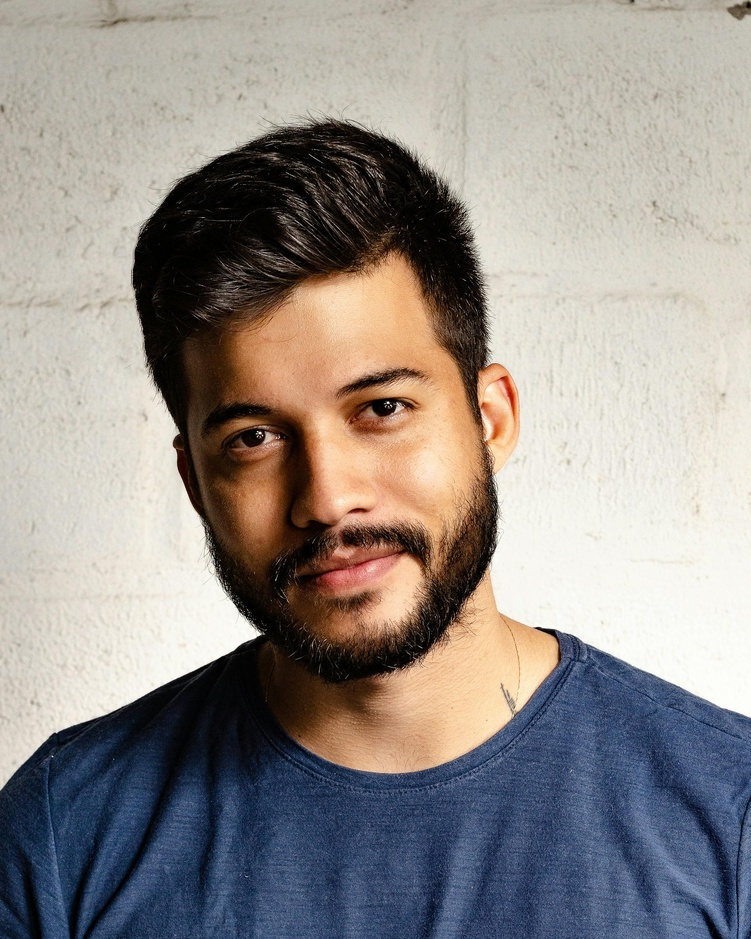
#> input picture Face recogination/person1.jpg, 751 x 939 px, shrunk from 2400 x 3000 before the run, found by its file name
$ jupyter execute face_recogination.ipynb
#> lines starting #> are read from the running program, lines starting #| are printed output that depends on the picture; after the words box and inside, x2 and y2 are one past the last pixel; in counts of white or black regions, pixels touching at a corner belong together
[cell 1]
import cv2
import numpy as np

face_cascade = cv2.CascadeClassifier(cv2.data.haarcascades + 'haarcascade_frontalface_default.xml')

def detect_faces(image_path, output_path="output.jpg"):
#> called with image_path = 'person1.jpg', output_path = 'output1.jpg'
    img = cv2.imread(image_path)
#> img is the input picture: shape (939, 751, 3); mean B, G, R 138.1, 142.4, 148.4
    if img is None:
        print(f"Error: Unable to load image {image_path}")
        return

    gray = cv2.cvtColor(img, cv2.COLOR_BGR2GRAY)
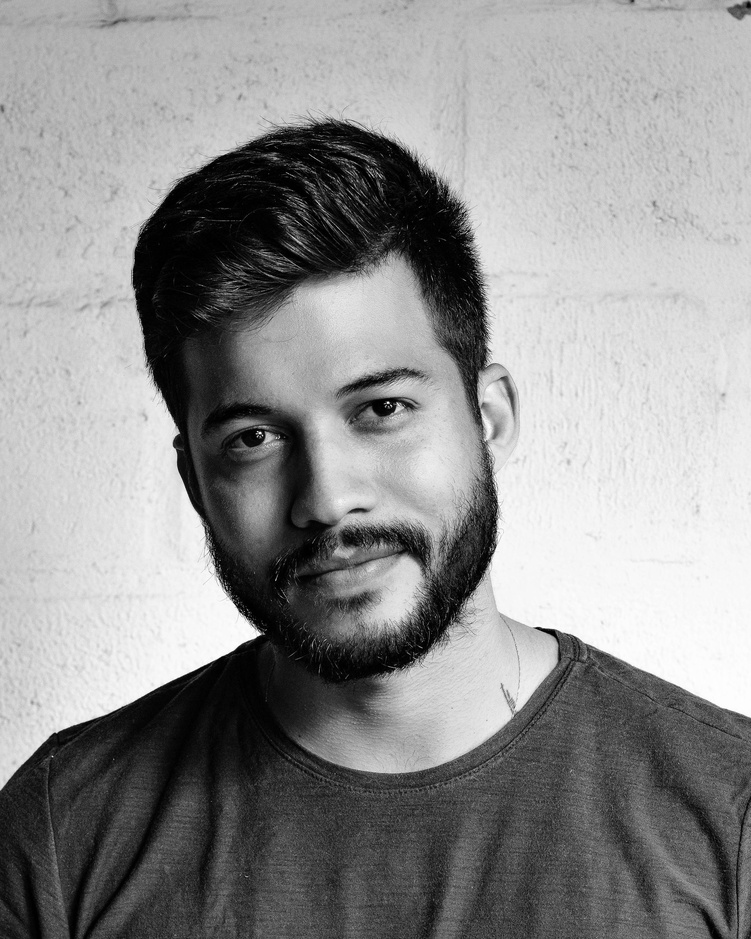
#> gray: shape (939, 751); min 0, max 255, mean 143.7
    faces = face_cascade.detectMultiScale(gray, scaleFactor=1.1, minNeighbors=5, minSize=(30, 30))
#> faces = [[135, 266, 383, 383]]

    for (x, y, w, h) in faces:
        cv2.rectangle(img, (x, y), (x + w, y + h), (255, 0, 0), 2)
#> this loop made 1 pass
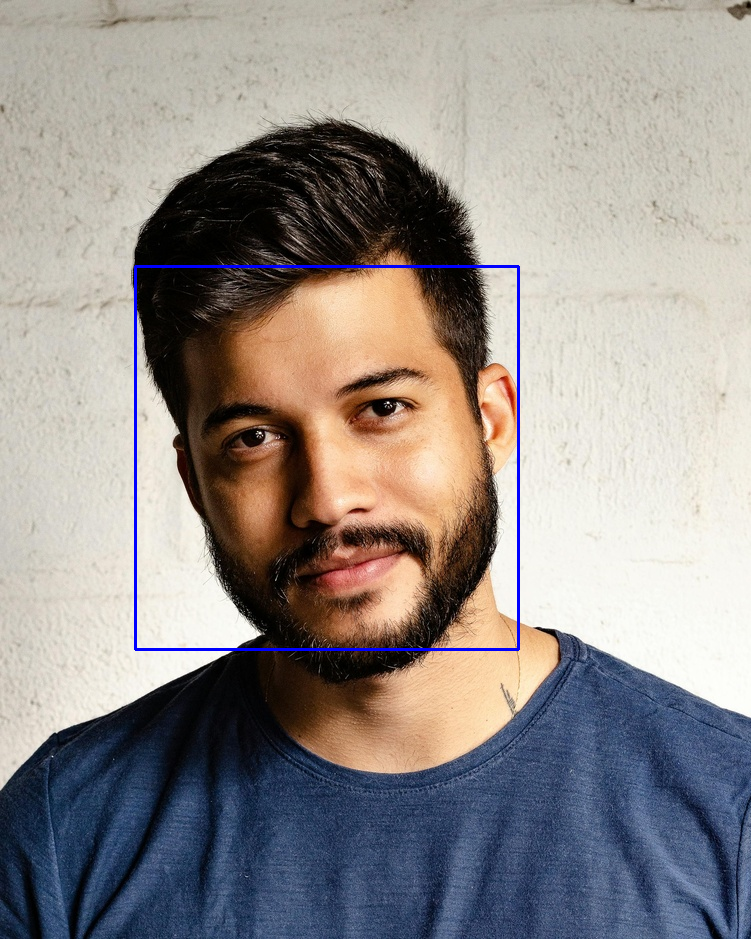
#> img: shape (939, 751, 3); 0.65% of pixels changed, all inside (x1, y1, x2, y2) = (134, 265, 520, 651)
#> call 2 of detect_faces, with image_path = 'person2.jpg', output_path = 'output2.jpg'
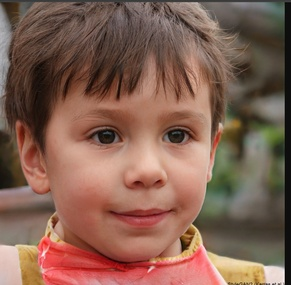
#> input picture Face recogination/person2.jpg, 291 x 285 px, shrunk from 929 x 909 before the run, found by its file name
#> in detect_faces, img is the input picture: shape (285, 291, 3); mean B, G, R 81.8, 96.8, 131.6
#> in detect_faces (call 2), `gray = cv2.cvtColor(img, cv2.COLOR_BGR2GRAY)`:
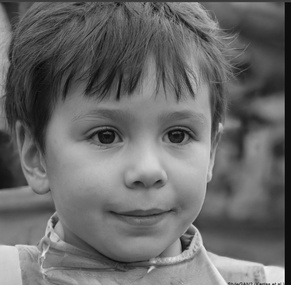
#> gray: shape (285, 291); min 2, max 245, mean 105.5
#> in detect_faces (call 2), `faces = face_cascade.detectMultiScale(gray, scaleFactor=1.1, minNeighb..`: faces = [[36, 53, 210, 210]]
#> the loop in detect_faces (call 2), `for (x, y, w, h) in faces:` made 1 pass
#> after the loop in detect_faces (call 2), `for (x, y, w, h) in faces:`:
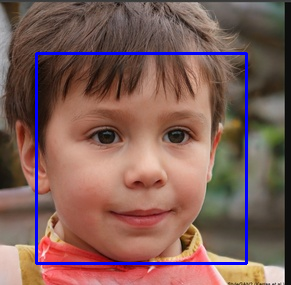
#> img: shape (285, 291, 3); 3.03% of pixels changed, all inside (x1, y1, x2, y2) = (35, 52, 248, 265)

    cv2.imwrite(output_path, img)
    print(f"Face detection completed. Check {output_path}")

def compare_faces(img1_path, img2_path):
#> called with img1_path = 'person1.jpg', img2_path = 'person2.jpg'
    img1 = cv2.imread(img1_path, cv2.IMREAD_GRAYSCALE)
#> img1: shape (939, 751); min 0, max 255, mean 143.7
    img2 = cv2.imread(img2_path, cv2.IMREAD_GRAYSCALE)
#> img2: shape (285, 291); min 2, max 245, mean 105.5

    if img1 is None or img2 is None:
        print("Error: Unable to load one or both images.")
        return

    orb = cv2.ORB_create()
    kp1, des1 = orb.detectAndCompute(img1, None)
#> kp1 = 500 keypoints; strongest (x, y, size): (254, 631, 111.1), (257, 630, 92.6), (262, 435, 31), (257, 632, 64.3)
    kp2, des2 = orb.detectAndCompute(img2, None)
#> kp2 = 424 keypoints; strongest (x, y, size): (182, 250, 31), (193, 223, 31), (53, 226, 31), (191, 238, 31)

    bf = cv2.BFMatcher(cv2.NORM_HAMMING, crossCheck=True)
    matches = bf.match(des1, des2)
#> matches = 101 matches

    if len(matches) > 10:
        print("Faces Match!")
    else:
        print("Faces Do Not Match!")

detect_faces("person1.jpg", "output1.jpg")
detect_faces("person2.jpg", "output2.jpg")
compare_faces("person1.jpg", "person2.jpg")
